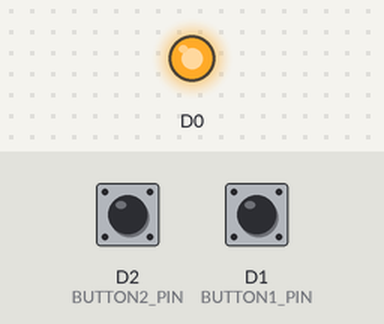
Recording of a program running on a simulated ESP8266 (NodeMCU). On the bench: output pins drawn as LEDs (lit = HIGH). Inputs (shaded band) come from the test bench; at power-on: D2 (BUTTON2_PIN) HIGH, D1 (BUTTON1_PIN) HIGH. WiFi joins after 1.5 s; servers stay silent unless stated.

Above: at 0.1 s.
At 1.6 s:
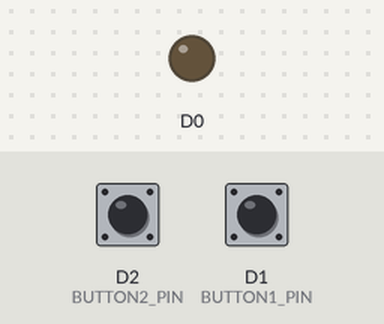
Timing chart, 0 to 3.8 s (numbered marks = the images above):
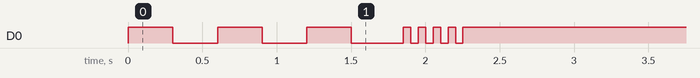

The program:

main.cpp
```cpp
#include <Arduino.h>
#include <ESP8266WiFi.h>
#include <ESP8266HTTPClient.h>

#define BUTTON1_PIN D1  // Pin for button 1
#define BUTTON2_PIN D2  // Pin for button 2

// Variables to store button states
bool lastButton1State = HIGH; // Assuming pull-up configuration (HIGH means not pressed)
bool lastButton2State = HIGH;
bool currentButton1State;
bool currentButton2State;
unsigned long lastDebounceTime1 = 0;
unsigned long lastDebounceTime2 = 0;
const unsigned long debounceDelay = 50; // 50ms debounce delay


const char* ssid = "cuidadoconlamina";
const char* password = "12345678";

// Server IP address (change this to your server's IP)
const char* serverIP = "192.168.4.1"; // Replace with your server IP
int serverPort = 80; // HTTP port (default is 80)

// Function to send HTTP request to server
void sendHttpRequest(int button) {
  if (WiFi.status() == WL_CONNECTED) {
    WiFiClient client;
    HTTPClient http;

    // Create the URL for the GET request
    String url = "http://" + String(serverIP) + "/button?pressed=" + String(button);

    // Send HTTP GET request
    http.begin(client, url);
    http.GET();  // Send the GET request
    http.end();  // Close connection
  }
}

void setup() {
  // Turn off the LED initially
  pinMode(16, OUTPUT);
  digitalWrite(16, LOW);

  // Initialize the buttons as inputs with pull-ups
  pinMode(BUTTON1_PIN, INPUT_PULLUP);
  pinMode(BUTTON2_PIN, INPUT_PULLUP);

  WiFi.mode(WIFI_STA);           // Set NodeMCU ESP12E to station mode
  WiFi.begin(ssid, password);    // Connect to the specified Wi-Fi network

  // Flash the LED while waiting for Wi-Fi connection
  while (WiFi.status() != WL_CONNECTED) {  // Wait until the ESP connects to Wi-Fi
    digitalWrite(16, HIGH);  // Turn the LED on
    delay(300);              // Wait for half a second
    digitalWrite(16, LOW);   // Turn the LED off
    delay(300);              // Wait for another half a second
  }

  for (int i = 0; i < 10; i++) {
    digitalWrite(16, i % 2);
    delay(50);
  }
  digitalWrite(16, HIGH);
}

int buttonSta=LOW;

void loop() {
  // Read the current state of the buttons
  int reading1 = digitalRead(BUTTON1_PIN);
  int reading2 = digitalRead(BUTTON2_PIN);

   // Check if button 1 state has changed and debounce
  if (reading1 != lastButton1State) {
    lastDebounceTime1 = millis();
  }
  if ((millis() - lastDebounceTime1) > debounceDelay) {
    if (reading1 != currentButton1State) {
      currentButton1State = reading1;
      if (currentButton1State == LOW) {  // Button 1 pressed
        sendHttpRequest(1);  // Send HTTP request for Button 2
      }
    }
  }

  // Check if button 2 state has changed and debounce
  if (reading2 != lastButton2State) {
    lastDebounceTime2 = millis();
  }
  if ((millis() - lastDebounceTime2) > debounceDelay) {
    if (reading2 != currentButton2State) {
      currentButton2State = reading2;
      if (currentButton2State == LOW) {  // Button 2 pressed
        sendHttpRequest(2);  // Send HTTP request for Button 2
      }
    }
  }

  // Update the last button states
  lastButton1State = reading1;
  lastButton2State = reading2;
  delay(5);
}
```
